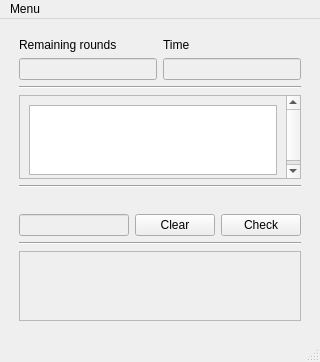
<?xml version="1.0" encoding="UTF-8"?>
<ui version="4.0">
 <class>game_history_listview</class>
 <widget class="QMainWindow" name="game_history_listview">
  <property name="geometry">
   <rect>
    <x>0</x>
    <y>0</y>
    <width>320</width>
    <height>362</height>
   </rect>
  </property>
  <property name="windowTitle">
   <string>MainWindow</string>
  </property>
  <widget class="QWidget" name="centralwidget">
   <layout class="QVBoxLayout" name="verticalLayout_2">
    <item>
     <layout class="QVBoxLayout" name="verticalLayout">
      <property name="leftMargin">
       <number>10</number>
      </property>
      <property name="topMargin">
       <number>10</number>
      </property>
      <property name="rightMargin">
       <number>10</number>
      </property>
      <property name="bottomMargin">
       <number>10</number>
      </property>
      <item>
       <layout class="QGridLayout" name="gridLayout_3">
        <item row="2" column="0">
         <widget class="QLineEdit" name="round_count_lineEdit">
          <property name="enabled">
           <bool>false</bool>
          </property>
         </widget>
        </item>
        <item row="1" column="0">
         <widget class="QLabel" name="label_2">
          <property name="text">
           <string>Remaining rounds</string>
          </property>
         </widget>
        </item>
        <item row="1" column="1">
         <widget class="QLabel" name="label_3">
          <property name="text">
           <string>Time</string>
          </property>
         </widget>
        </item>
        <item row="2" column="1">
         <widget class="QLineEdit" name="time_count_lineEdit">
          <property name="enabled">
           <bool>false</bool>
          </property>
         </widget>
        </item>
       </layout>
      </item>
      <item>
       <widget class="Line" name="line_3">
        <property name="orientation">
         <enum>Qt::Horizontal</enum>
        </property>
       </widget>
      </item>
      <item>
       <widget class="QScrollArea" name="scrollArea_2">
        <property name="widgetResizable">
         <bool>true</bool>
        </property>
        <widget class="QWidget" name="scrollAreaWidgetContents_2">
         <property name="geometry">
          <rect>
           <x>0</x>
           <y>0</y>
           <width>286</width>
           <height>129</height>
          </rect>
         </property>
         <layout class="QVBoxLayout" name="verticalLayout_4">
          <item>
           <layout class="QVBoxLayout" name="verticalLayout_3">
            <item>
             <widget class="QListWidget" name="game_history_listwidget">
              <property name="movement">
               <enum>QListView::Static</enum>
              </property>
              <property name="viewMode">
               <enum>QListView::ListMode</enum>
              </property>
             </widget>
            </item>
           </layout>
          </item>
         </layout>
        </widget>
       </widget>
      </item>
      <item>
       <widget class="Line" name="line">
        <property name="orientation">
         <enum>Qt::Horizontal</enum>
        </property>
       </widget>
      </item>
      <item>
       <widget class="QLabel" name="input_errors_label">
        <property name="text">
         <string/>
        </property>
       </widget>
      </item>
      <item>
       <layout class="QHBoxLayout" name="horizontalLayout">
        <item>
         <widget class="QLineEdit" name="player_input">
          <property name="enabled">
           <bool>false</bool>
          </property>
         </widget>
        </item>
        <item>
         <widget class="QPushButton" name="player_input_clear_button">
          <property name="text">
           <string>Clear</string>
          </property>
         </widget>
        </item>
        <item>
         <widget class="QPushButton" name="player_input_send_button">
          <property name="enabled">
           <bool>true</bool>
          </property>
          <property name="text">
           <string>Check</string>
          </property>
         </widget>
        </item>
       </layout>
      </item>
      <item>
       <widget class="Line" name="line_2">
        <property name="orientation">
         <enum>Qt::Horizontal</enum>
        </property>
       </widget>
      </item>
      <item>
       <widget class="QScrollArea" name="scrollArea">
        <property name="widgetResizable">
         <bool>true</bool>
        </property>
        <widget class="QWidget" name="scrollAreaWidgetContents">
         <property name="geometry">
          <rect>
           <x>0</x>
           <y>0</y>
           <width>286</width>
           <height>49</height>
          </rect>
         </property>
         <layout class="QVBoxLayout" name="verticalLayout_6">
          <item>
           <layout class="QVBoxLayout" name="verticalLayout_5">
            <item>
             <layout class="QGridLayout" name="gridLayout"/>
            </item>
           </layout>
          </item>
         </layout>
        </widget>
       </widget>
      </item>
     </layout>
    </item>
   </layout>
  </widget>
  <widget class="QMenuBar" name="menubar">
   <property name="geometry">
    <rect>
     <x>0</x>
     <y>0</y>
     <width>320</width>
     <height>17</height>
    </rect>
   </property>
   <widget class="QMenu" name="menumenu">
    <property name="title">
     <string>Menu</string>
    </property>
    <addaction name="new_game_action"/>
    <addaction name="quit_action"/>
   </widget>
   <addaction name="menumenu"/>
  </widget>
  <widget class="QStatusBar" name="statusbar"/>
  <action name="new_game_action">
   <property name="text">
    <string>New Game</string>
   </property>
   <property name="shortcut">
    <string>Ctrl+N</string>
   </property>
  </action>
  <action name="quit_action">
   <property name="text">
    <string>Quit</string>
   </property>
  </action>
 </widget>
 <resources/>
 <connections/>
</ui>
